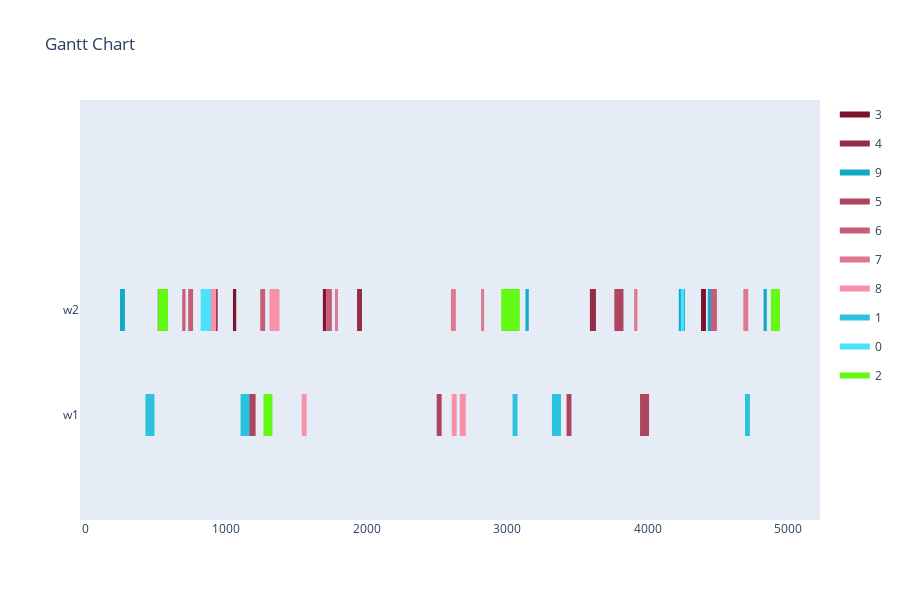

Here is the notebook cell this chart was saved with:
### Markdown cell above
Config 5 - Makespan Evaluation

### Code cell
optimizer = BaseGA(env)
optimizer.set_minimize()
optimizer.configure('makespan', 'twopointcrossover', 'roulettewheel', 'randomize')
# choose an input generator (optional) -> decides how the data gets converted into the optimizer format
#optimizer.set_input_generator('SameLengthAlternativesGenerator')
# all parameters after offspring_amount are optional (in this case -> verbose=True)
last_time_slot = 5000
# set all delivery dates to last time slot
for order in orders:
    order[1] = last_time_slot
result, best_fitness_history, average_fitness_history, best_generation_history, feasible_gen = optimizer.optimize(orders, max_generations, earliest_time_slot, last_time_slot, population_size, offspring_amount, verbose=True)
workstation_assignments = reformat_result(result, orders, env)
visualize(workstation_assignments, best_fitness_history, average_fitness_history, best_generation_history, feasible_gen)

### Figure 1 — Plotly figure (JSON) as saved in the notebook; plotly's stock layout.template omitted (floating-point values rounded to 4 significant figures)
{"data": [{"fill": "toself", "fillcolor": "rgb(123, 19, 45)", "hoverinfo": "name", "legendgroup": "rgb(123, 19, 45)", "mode": "none", "name": "3", "type": "scatter", "x": [1688, 1723, 1723, 1688, 1688, 513, 548, 548, 513, 513, 1048, 1071, 1071, 1048, 1048, 4379, 4414, 4414, 4379, 4379, 3782, 3803, 3803, 3782], "y": [0.8, 0.8, 1.2, 1.2, null, 0.8, 0.8, 1.2, 1.2, null, 0.8, 0.8, 1.2, 1.2, null, 0.8, 0.8, 1.2, 1.2, null, 0.8, 0.8, 1.2, 1.2]}, {"fill": "toself", "fillcolor": "rgb(148, 44, 70)", "hoverinfo": "name", "legendgroup": "rgb(148, 44, 70)", "mode": "none", "name": "4", "type": "scatter", "x": [1931, 1966, 1966, 1931, 1931, 918, 939, 939, 918, 918, 882, 917, 917, 882, 882, 3588, 3631, 3631, 3588, 3588, 2982, 3017, 3017, 2982], "y": [0.8, 0.8, 1.2, 1.2, null, 0.8, 0.8, 1.2, 1.2, null, 0.8, 0.8, 1.2, 1.2, null, 0.8, 0.8, 1.2, 1.2, null, 0.8, 0.8, 1.2, 1.2]}, {"fill": "toself", "fillcolor": "rgb(17, 169, 195)", "hoverinfo": "name", "legendgroup": "rgb(17, 169, 195)", "mode": "none", "name": "9", "type": "scatter", "x": [4427, 4462, 4462, 4427, 4427, 244, 279, 279, 244, 244, 3130, 3153, 3153, 3130, 3130, 4221, 4264, 4264, 4221, 4221, 4824, 4847, 4847, 4824], "y": [0.8, 0.8, 1.2, 1.2, null, 0.8, 0.8, 1.2, 1.2, null, 0.8, 0.8, 1.2, 1.2, null, 0.8, 0.8, 1.2, 1.2, null, 0.8, 0.8, 1.2, 1.2]}, {"fill": "toself", "fillcolor": "rgb(173, 69, 95)", "hoverinfo": "name", "legendgroup": "rgb(173, 69, 95)", "mode": "none", "name": "5", "type": "scatter", "x": [3762, 3827, 3827, 3762, 3762, 3945, 4009, 4009, 3945, 3945, 1145, 1209, 1209, 1145, 1145, 2498, 2533, 2533, 2498, 2498, 3422, 3457, 3457, 3422], "y": [0.8, 0.8, 1.2, 1.2, null, -0.2, -0.2, 0.2, 0.2, null, -0.2, -0.2, 0.2, 0.2, null, -0.2, -0.2, 0.2, 0.2, null, -0.2, -0.2, 0.2, 0.2]}, {"fill": "toself", "fillcolor": "rgb(198, 94, 120)", "hoverinfo": "name", "legendgroup": "rgb(198, 94, 120)", "mode": "none", "name": "6", "type": "scatter", "x": [729, 764, 764, 729, 729, 687, 710, 710, 687, 687, 1242, 1277, 1277, 1242, 1242, 1709, 1752, 1752, 1709, 1709, 4449, 4492, 4492, 4449], "y": [0.8, 0.8, 1.2, 1.2, null, 0.8, 0.8, 1.2, 1.2, null, 0.8, 0.8, 1.2, 1.2, null, 0.8, 0.8, 1.2, 1.2, null, 0.8, 0.8, 1.2, 1.2]}, {"fill": "toself", "fillcolor": "rgb(223, 119, 145)", "hoverinfo": "name", "legendgroup": "rgb(223, 119, 145)", "mode": "none", "name": "7", "type": "scatter", "x": [2814, 2835, 2835, 2814, 2814, 4680, 4715, 4715, 4680, 4680, 3903, 3926, 3926, 3903, 3903, 2599, 2634, 2634, 2599, 2599, 1774, 1795, 1795, 1774], "y": [0.8, 0.8, 1.2, 1.2, null, 0.8, 0.8, 1.2, 1.2, null, 0.8, 0.8, 1.2, 1.2, null, 0.8, 0.8, 1.2, 1.2, null, 0.8, 0.8, 1.2, 1.2]}, {"fill": "toself", "fillcolor": "rgb(248, 144, 170)", "hoverinfo": "name", "legendgroup": "rgb(248, 144, 170)", "mode": "none", "name": "8", "type": "scatter", "x": [863, 928, 928, 863, 863, 1308, 1379, 1379, 1308, 1308, 2605, 2640, 2640, 2605, 2605, 1537, 1572, 1572, 1537, 1537, 2662, 2705, 2705, 2662], "y": [0.8, 0.8, 1.2, 1.2, null, 0.8, 0.8, 1.2, 1.2, null, -0.2, -0.2, 0.2, 0.2, null, -0.2, -0.2, 0.2, 0.2, null, -0.2, -0.2, 0.2, 0.2]}, {"fill": "toself", "fillcolor": "rgb(42, 194, 220)", "hoverinfo": "name", "legendgroup": "rgb(42, 194, 220)", "mode": "none", "name": "1", "type": "scatter", "x": [1102, 1166, 1166, 1102, 1102, 425, 489, 489, 425, 425, 3318, 3382, 3382, 3318, 3318, 3038, 3073, 3073, 3038, 3038, 4692, 4727, 4727, 4692], "y": [-0.2, -0.2, 0.2, 0.2, null, -0.2, -0.2, 0.2, 0.2, null, -0.2, -0.2, 0.2, 0.2, null, -0.2, -0.2, 0.2, 0.2, null, -0.2, -0.2, 0.2, 0.2]}, {"fill": "toself", "fillcolor": "rgb(73, 225, 251)", "hoverinfo": "name", "legendgroup": "rgb(73, 225, 251)", "mode": "none", "name": "0", "type": "scatter", "x": [856, 891, 891, 856, 856, 818, 853, 853, 818, 818, 4235, 4258, 4258, 4235, 4235, 4886, 4921, 4921, 4886, 4886, 823, 866, 866, 823], "y": [0.8, 0.8, 1.2, 1.2, null, 0.8, 0.8, 1.2, 1.2, null, 0.8, 0.8, 1.2, 1.2, null, 0.8, 0.8, 1.2, 1.2, null, 0.8, 0.8, 1.2, 1.2]}, {"fill": "toself", "fillcolor": "rgb(98, 250, 20)", "hoverinfo": "name", "legendgroup": "rgb(98, 250, 20)", "mode": "none", "name": "2", "type": "scatter", "x": [515, 586, 586, 515, 515, 4876, 4941, 4941, 4876, 4876, 3018, 3089, 3089, 3018, 3018, 2957, 3028, 3028, 2957, 2957, 1265, 1329, 1329, 1265], "y": [0.8, 0.8, 1.2, 1.2, null, 0.8, 0.8, 1.2, 1.2, null, 0.8, 0.8, 1.2, 1.2, null, 0.8, 0.8, 1.2, 1.2, null, -0.2, -0.2, 0.2, 0.2]}, {"legendgroup": "rgb(123, 19, 45)", "marker": {"color": "rgb(123, 19, 45)", "opacity": 0, "size": 1}, "mode": "markers", "name": "", "showlegend": false, "text": [null, null, null, null, null, null, null, null, null, null], "type": "scatter", "x": [1688, 1723, 513, 548, 1048, 1071, 4379, 4414, 3782, 3803], "y": [1, 1, 1, 1, 1, 1, 1, 1, 1, 1]}, {"legendgroup": "rgb(148, 44, 70)", "marker": {"color": "rgb(148, 44, 70)", "opacity": 0, "size": 1}, "mode": "markers", "name": "", "showlegend": false, "text": [null, null, null, null, null, null, null, null, null, null], "type": "scatter", "x": [1931, 1966, 918, 939, 882, 917, 3588, 3631, 2982, 3017], "y": [1, 1, 1, 1, 1, 1, 1, 1, 1, 1]}, {"legendgroup": "rgb(17, 169, 195)", "marker": {"color": "rgb(17, 169, 195)", "opacity": 0, "size": 1}, "mode": "markers", "name": "", "showlegend": false, "text": [null, null, null, null, null, null, null, null, null, null], "type": "scatter", "x": [4427, 4462, 244, 279, 3130, 3153, 4221, 4264, 4824, 4847], "y": [1, 1, 1, 1, 1, 1, 1, 1, 1, 1]}, {"legendgroup": "rgb(173, 69, 95)", "marker": {"color": "rgb(173, 69, 95)", "opacity": 0, "size": 1}, "mode": "markers", "name": "", "showlegend": false, "text": [null, null, null, null, null, null, null, null, null, null], "type": "scatter", "x": [3762, 3827, 3945, 4009, 1145, 1209, 2498, 2533, 3422, 3457], "y": [1, 1, 0, 0, 0, 0, 0, 0, 0, 0]}, {"legendgroup": "rgb(198, 94, 120)", "marker": {"color": "rgb(198, 94, 120)", "opacity": 0, "size": 1}, "mode": "markers", "name": "", "showlegend": false, "text": [null, null, null, null, null, null, null, null, null, null], "type": "scatter", "x": [729, 764, 687, 710, 1242, 1277, 1709, 1752, 4449, 4492], "y": [1, 1, 1, 1, 1, 1, 1, 1, 1, 1]}, {"legendgroup": "rgb(223, 119, 145)", "marker": {"color": "rgb(223, 119, 145)", "opacity": 0, "size": 1}, "mode": "markers", "name": "", "showlegend": false, "text": [null, null, null, null, null, null, null, null, null, null], "type": "scatter", "x": [2814, 2835, 4680, 4715, 3903, 3926, 2599, 2634, 1774, 1795], "y": [1, 1, 1, 1, 1, 1, 1, 1, 1, 1]}, {"legendgroup": "rgb(248, 144, 170)", "marker": {"color": "rgb(248, 144, 170)", "opacity": 0, "size": 1}, "mode": "markers", "name": "", "showlegend": false, "text": [null, null, null, null, null, null, null, null, null, null], "type": "scatter", "x": [863, 928, 1308, 1379, 2605, 2640, 1537, 1572, 2662, 2705], "y": [1, 1, 1, 1, 0, 0, 0, 0, 0, 0]}, {"legendgroup": "rgb(42, 194, 220)", "marker": {"color": "rgb(42, 194, 220)", "opacity": 0, "size": 1}, "mode": "markers", "name": "", "showlegend": false, "text": [null, null, null, null, null, null, null, null, null, null], "type": "scatter", "x": [1102, 1166, 425, 489, 3318, 3382, 3038, 3073, 4692, 4727], "y": [0, 0, 0, 0, 0, 0, 0, 0, 0, 0]}, {"legendgroup": "rgb(73, 225, 251)", "marker": {"color": "rgb(73, 225, 251)", "opacity": 0, "size": 1}, "mode": "markers", "name": "", "showlegend": false, "text": [null, null, null, null, null, null, null, null, null, null], "type": "scatter", "x": [856, 891, 818, 853, 4235, 4258, 4886, 4921, 823, 866], "y": [1, 1, 1, 1, 1, 1, 1, 1, 1, 1]}, {"legendgroup": "rgb(98, 250, 20)", "marker": {"color": "rgb(98, 250, 20)", "opacity": 0, "size": 1}, "mode": "markers", "name": "", "showlegend": false, "text": [null, null, null, null, null, null, null, null, null, null], "type": "scatter", "x": [515, 586, 4876, 4941, 3018, 3089, 2957, 3028, 1265, 1329], "y": [1, 1, 1, 1, 1, 1, 1, 1, 0, 0]}], "layout": {"height": 600, "hovermode": "closest", "showlegend": true, "title": {"text": "Gantt Chart"}, "xaxis": {"rangeselector": {"buttons": [{"count": 7, "label": "1w", "step": "day", "stepmode": "backward"}, {"count": 1, "label": "1m", "step": "month", "stepmode": "backward"}, {"count": 6, "label": "6m", "step": "month", "stepmode": "backward"}, {"count": 1, "label": "YTD", "step": "year", "stepmode": "todate"}, {"count": 1, "label": "1y", "step": "year", "stepmode": "backward"}, {"step": "all"}]}, "showgrid": false, "type": "linear", "zeroline": false}, "yaxis": {"autorange": false, "range": [-1, 3], "showgrid": false, "ticktext": ["w1", "w2"], "tickvals": [0, 1], "zeroline": false}}}
